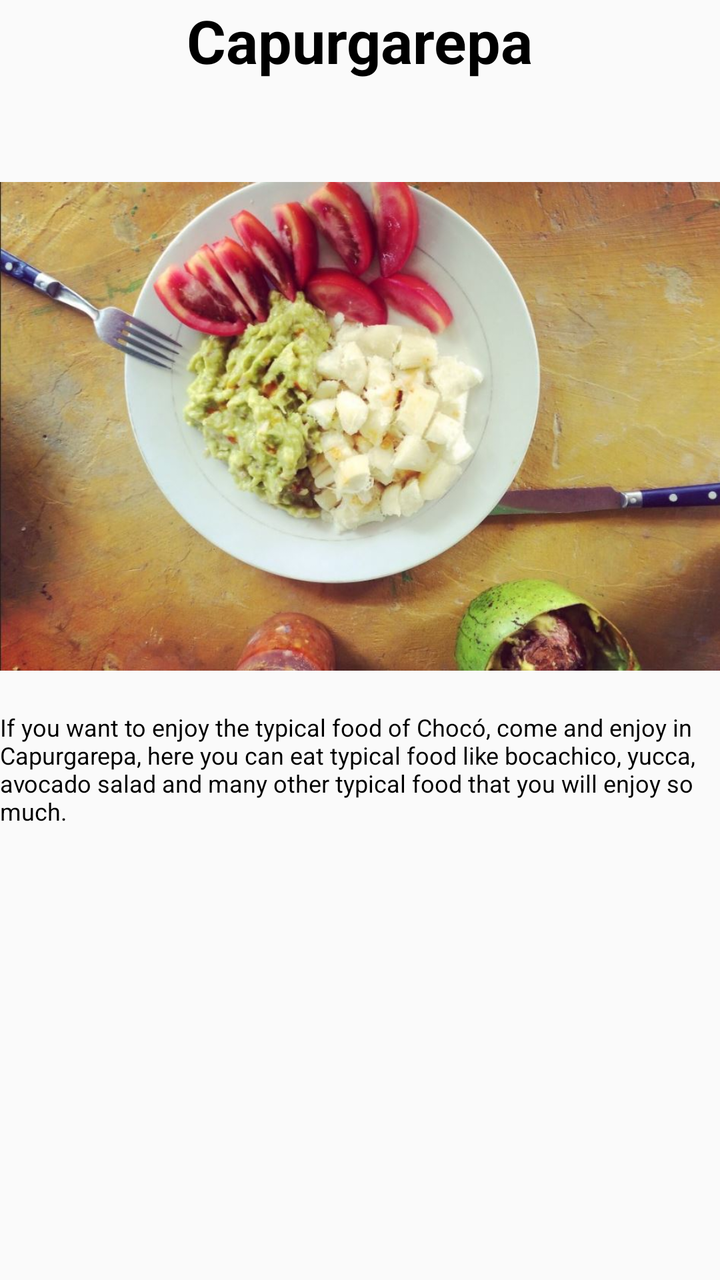
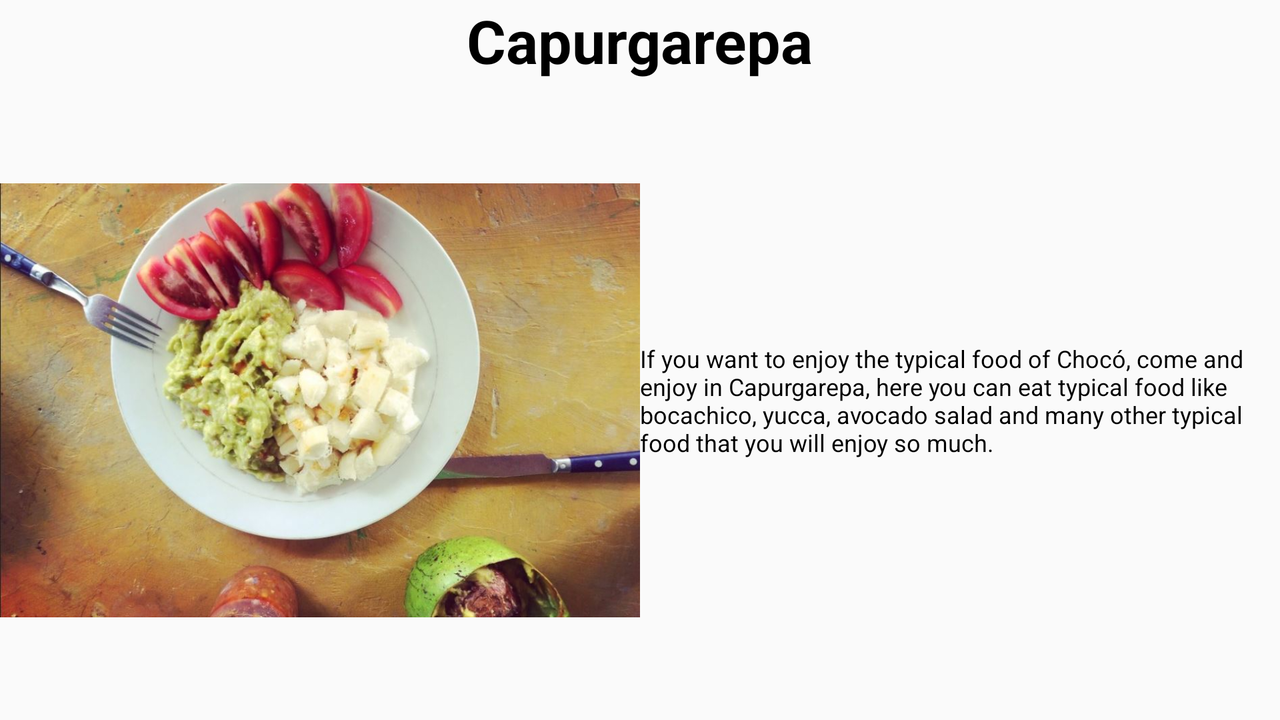

Compare how this app lays out the same screen by default and in its alternative resource folder. The renders come first, then the two layout files and the values they reference.
<!-- AndroidManifest.xml: application theme AppTheme -->
<!-- res/layout/fragment_restaurant1.xml -->
<FrameLayout xmlns:android="http://schemas.android.com/apk/res/android"
    xmlns:tools="http://schemas.android.com/tools"
    android:layout_width="match_parent"
    android:layout_height="match_parent"
    tools:context="com.example.david.practica2.Restaurant1">

    <LinearLayout
        android:layout_width="match_parent"
        android:layout_height="match_parent"
        android:orientation="vertical">
        <TextView
            style="@style/titlestyle"
            android:layout_width="wrap_content"
            android:layout_height="0dp"
            android:layout_weight="1"
            android:text="@string/tirest1" />
        <ImageView
            android:layout_width="wrap_content"
            android:layout_height="0dp"
            android:layout_weight="4"
            android:src="@drawable/capurgarepa"/>
        <TextView style="@style/textstyle"
            android:layout_width="wrap_content"
            android:layout_height="0dp"
            android:layout_weight="4"
            android:text="@string/trest1" />

    </LinearLayout>

</FrameLayout>
<!-- resources referenced by this layout -->
<resources>
  <!-- drawable capurgarepa: jpg bitmap (drawable, 99270 bytes) -->
  <string name="tirest1">Capurgarepa</string>
  <string name="trest1">If you want to enjoy the typical food of Chocó, come and enjoy in Capurgarepa, here you can eat typical food like bocachico, yucca, avocado salad and many other typical food that you will enjoy so much.</string>
  <style name="textstyle">
          <item name="android:textColor">@color/black</item>
          <item name="android:textSize">12sp</item>
      </style>
  <style name="titlestyle">
          <item name="android:textColor">@color/black</item>
          <item name="android:textStyle">bold</item>
          <item name="android:textSize">30sp</item>
          <item name="android:layout_gravity">center</item>
      </style>
  <style name="AppTheme" parent="Theme.AppCompat.Light.DarkActionBar">
          
          <item name="colorPrimary">@color/mediumaquamarine</item>
          <item name="colorPrimaryDark">@color/green</item>
          <item name="colorAccent">@color/greenyellow</item>
      </style>
  <item name="black" type="color">#000000</item>
  <item name="mediumaquamarine" type="color">#66cdaa</item>
  <item name="green" type="color">#008000</item>
  <item name="greenyellow" type="color">#adff2f</item>
</resources>
<!-- res/layout-land/fragment_restaurant1.xml (the repository's variant of the layout above) -->
<!-- drawn on the phone turned sideways -->
<LinearLayout xmlns:android="http://schemas.android.com/apk/res/android"
    xmlns:tools="http://schemas.android.com/tools"
    android:layout_width="match_parent"
    android:orientation="vertical"
    android:layout_height="match_parent"
    tools:context="com.example.david.practica2.Restaurant1">

    <LinearLayout
        android:layout_width="match_parent"
        android:layout_height="wrap_content"
        android:orientation="vertical">
        <TextView
            style="@style/titlestyle"
            android:layout_width="wrap_content"
            android:layout_height="wrap_content"
            android:layout_weight="1"
            android:text="@string/tirest1" />

    </LinearLayout>

    <LinearLayout
        android:layout_width="match_parent"
        android:layout_height="wrap_content"
        android:orientation="horizontal">
        <ImageView
            android:layout_width="0dp"
            android:layout_height="wrap_content"
            android:layout_gravity="center"
            android:layout_weight="1"
            android:src="@drawable/capurgarepa"/>
        <TextView style="@style/textstyle"
            android:layout_width="0dp"
            android:layout_height="wrap_content"
            android:layout_gravity="center"
            android:layout_weight="1"
            android:text="@string/trest1" />
    </LinearLayout>

</LinearLayout>
